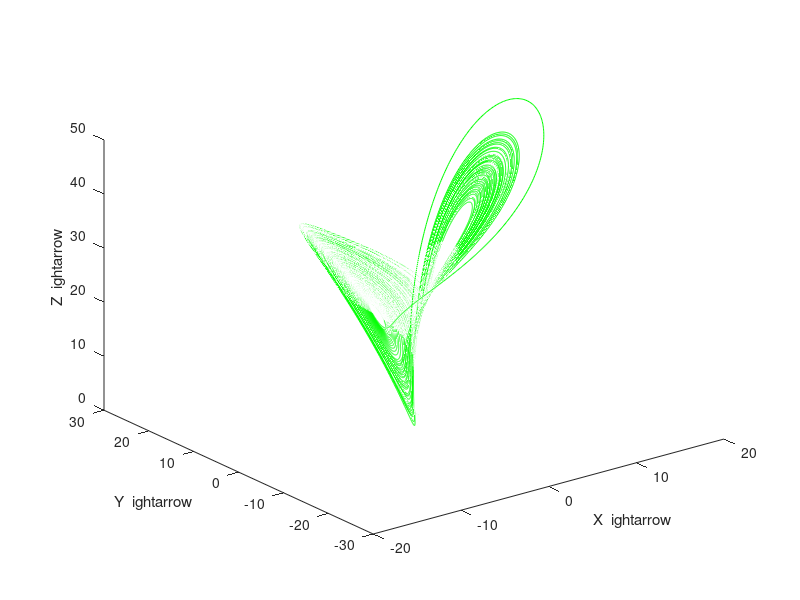
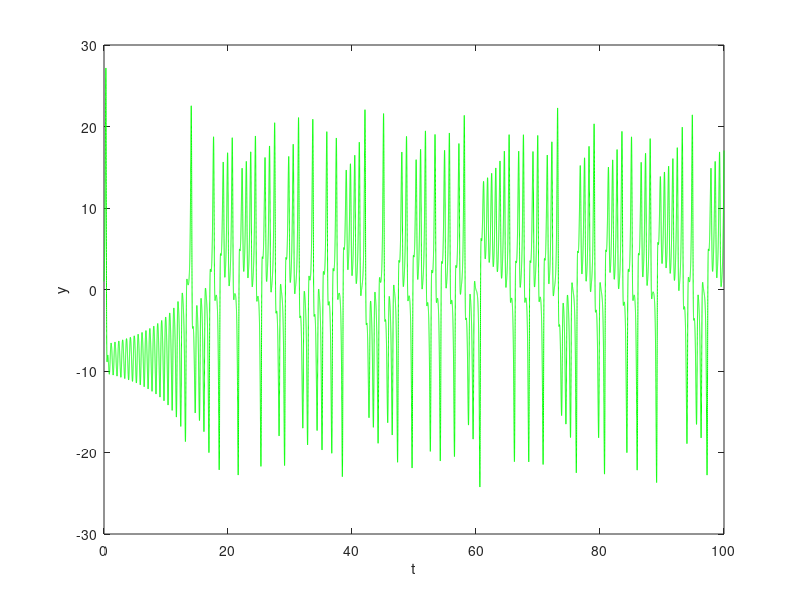
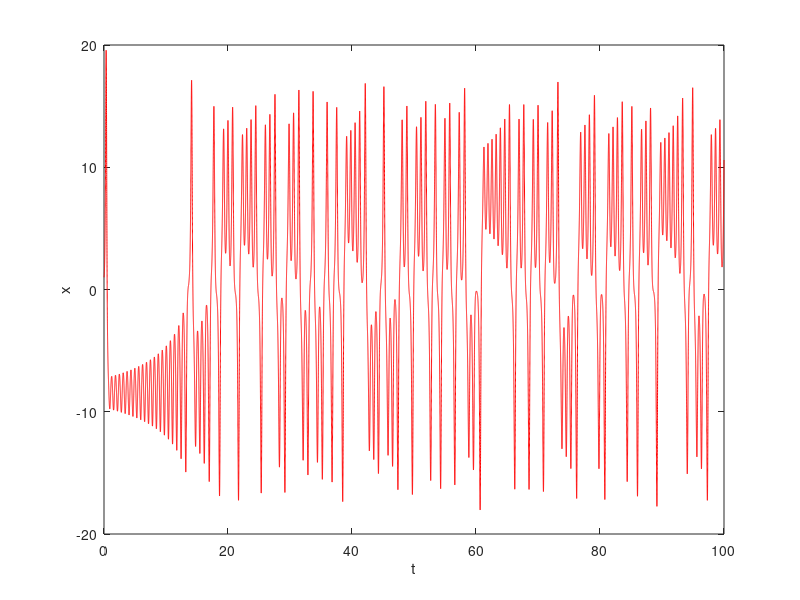
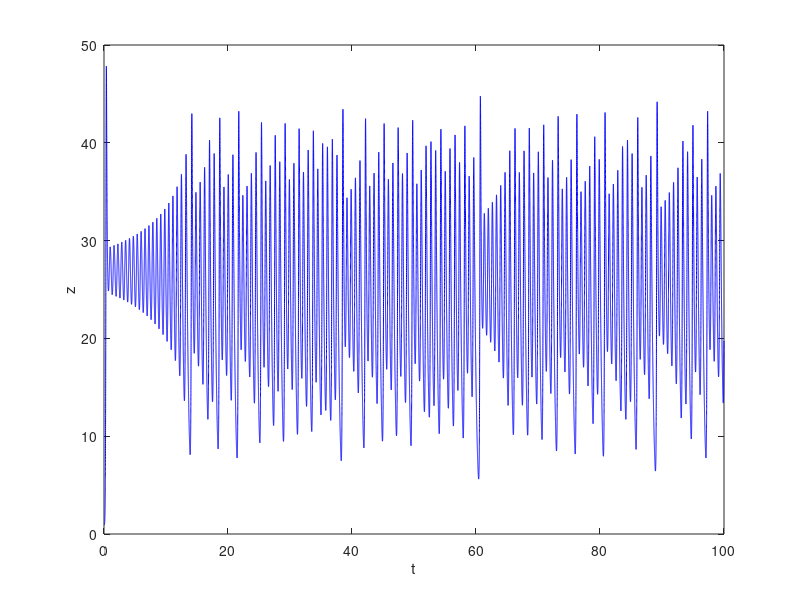

These figures' MATLAB source, in order:
 clc;
 clear all;
t(1)=0;  %initializing x,y,z,t
x(1)=1;
y(1)=1;
z(1)=1;
sigma=10;   %value of constants
rho=28;
beta=(8.0/3.0);
h=0.001;   %step size
t=0:h:100;
f=@(t,x,y,z) sigma*(y-x);  %ode 
g=@(t,x,y,z) x*rho-x.*z-y;
p=@(t,x,y,z) x.*y-beta*z;
for i=1:(length(t)-1) %loop

    k1=f(t(i),x(i),y(i),z(i));
    l1=g(t(i),x(i),y(i),z(i));
    m1=p(t(i),x(i),y(i),z(i));

      k2=f(t(i)+h/2,(x(i)+0.5*k1*h),(y(i)+(0.5*l1*h)),(z(i)+(0.5*m1*h)));     
      l2=g(t(i)+h/2,(x(i)+0.5*k1*h),(y(i)+(0.5*l1*h)),(z(i)+(0.5*m1*h)));
      m2=p(t(i)+h/2,(x(i)+0.5*k1*h),(y(i)+(0.5*l1*h)),(z(i)+(0.5*m1*h)));

      k3=f(t(i)+h/2,(x(i)+0.5*k2*h),(y(i)+(0.5*l2*h)),(z(i)+(0.5*m2*h)));
      l3=g(t(i)+h/2,(x(i)+0.5*k2*h),(y(i)+(0.5*l2*h)),(z(i)+(0.5*m2*h)));
      m3=p(t(i)+h/2,(x(i)+0.5*k2*h),(y(i)+(0.5*l2*h)),(z(i)+(0.5*m2*h)));

      k4=f(t(i)+h,(x(i)+k3*h),(y(i)+l3*h),(z(i)+m3*h));
      l4=g(t(i)+h,(x(i)+k3*h),(y(i)+l3*h),(z(i)+m3*h));
      m4=p(t(i)+h,(x(i)+k3*h),(y(i)+l3*h),(z(i)+m3*h));

      x(i+1) = x(i) + h*(k1 +2*k2  +2*k3   +k4)/6; %final equations
      y(i+1) = y(i) + h*(l1  +2*l2   +2*l3    +l4)/6;
      z(i+1) = z(i) + h*(m1+2*m2 +2*m3  +m4)/6;
end
figure(1)
plot3(x,y,z,'g')
xlabel("X \rightarrow")
ylabel("Y \rightarrow")
zlabel("Z \rightarrow")
figure(2)
plot(t,y,'g-','MarkerSize',2)
xlabel('t')
ylabel('y')
figure(3)
plot(t,x,'r-','MarkerSize',2)
xlabel('t')
ylabel('x')
figure(4)
plot(t,z,'rgb-','MarkerSize',2)
xlabel('t')
ylabel('z')